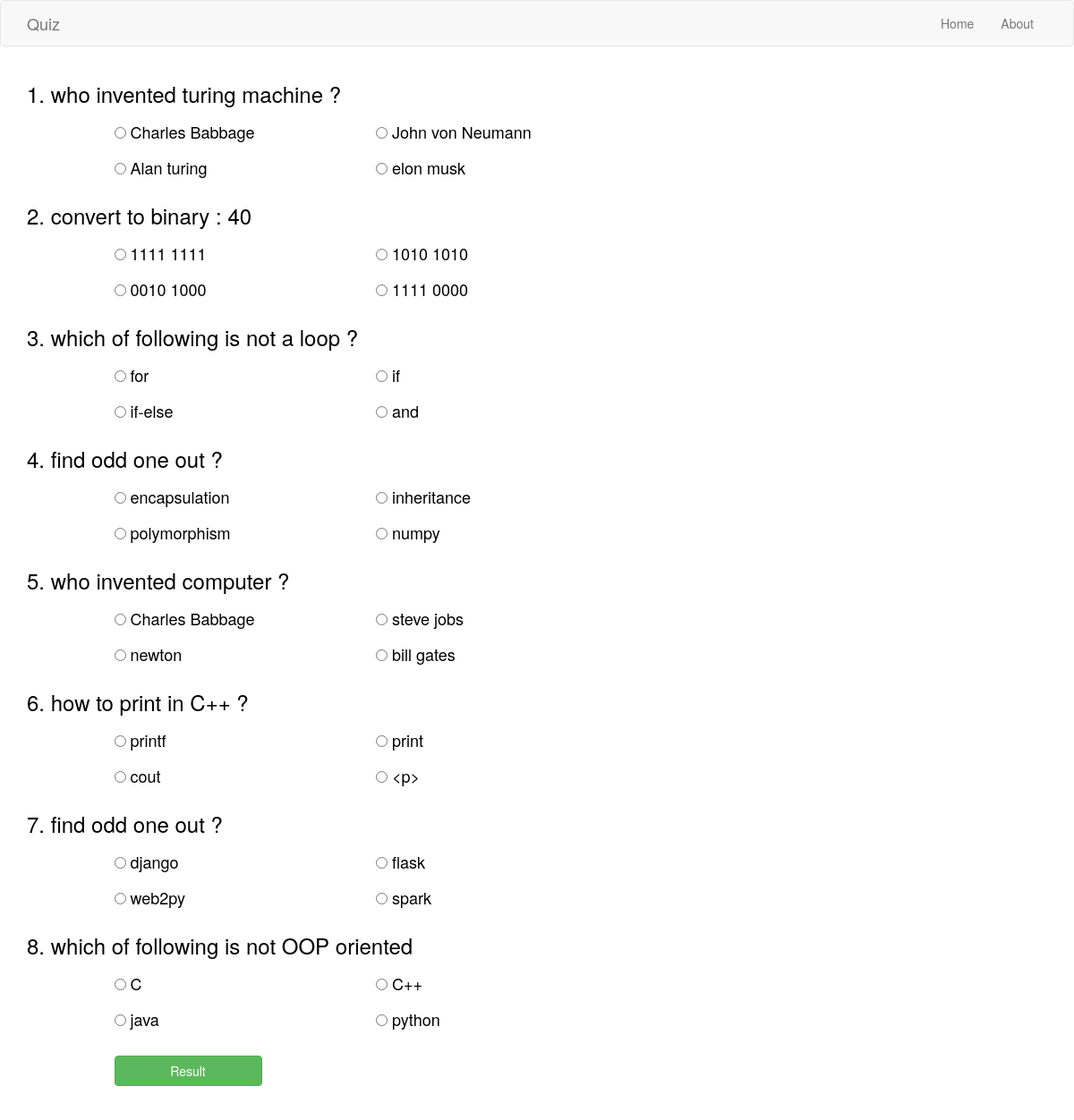
Screenshot of /quiz/generalknowledge with the database file from the repository.
### quiz/models.py (models this page shows, shortened)
class Questions(models.Model):
    CAT_CHOICES = (
    ('sports','Physics'),
    ('movies','Chemistry'),
    ('maths','Maths'),
    ('generalknowledge','programming')
    )
    question = models.CharField(max_length = 250)
    optiona = models.CharField(max_length = 100)
    optionb = models.CharField(max_length = 100)
    optionc = models.CharField(max_length = 100)
    optiond = models.CharField(max_length = 100)
    answer = models.CharField(max_length = 100)
    catagory = models.CharField(max_length=20, choices = CAT_CHOICES)
    class Meta:
        ordering = ('-catagory',)

### quiz/views.py (the view)
# urls.py: url(r'^(?P<choice>[\w]+)', views.questions, name = 'questions'),
def questions(request , choice):
    print(choice)
    ques = Questions.objects.filter(catagory__exact = choice)
    return render(request,
        'quiz/questions.html',
        {'ques':ques})

### quiz/templates/quiz/questions.html (shortened to what this page needs)
{% extends "base.html" %}
{% block content%}
<font color="black" class="">
<form action="./result" method="post">
  {% for que in ques %}
  <div class="row">
    <div class="col-md-10">
      <h3>{{ forloop.counter }}. {{ que.question }}</h3>
    </div>
  </div>
  <div class="row">
    <div class="col-md-1"></div>
    <div class="col-md-3">
      <h4>
      <input type="radio" name="{{ que.id }}" value="{{ que.optiona }}">
      {{ que.optiona }}
    </h4>
    </div>
    <div class="col-md-3">
      <h4>
      <input type="radio" name="{{ que.id }}" value="{{ que.optionb }}">
      {{ que.optionb }}
    </h4>
    </div>
  </div>
  <div class="row">
    <div class="col-md-1"></div>
    <div class="col-md-3">
      <h4>
      <input type="radio" name="{{ que.id }}" value="{{ que.optionc }}">
      {{ que.optionc }}
    </h4>
    </div>
    <div class="col-md-3">
      <h4>
      <input class="form_control" type="radio" name="{{ que.id }}" value="{{ que.optiond }}">
      {{ que.optiond }}
    </h4>
    </div>
  </div>
  {% endfor %}
  <br>
  <div class="row">
    <div class="col-md-1">
    </div>
    <div class="col-xs-2">
      <button type="submit" class="btn btn-block btn-success btn-md">Result</button>
    </div>
  </div>
  </font>
{% endblock %}

### quiz/static/mystyle.css (style rules this page uses)
html { position: relative; min-height: 100%; }
body { margin-bottom: 50px; }

### quiz/templates/base.html (style rules this page uses)
body { background-image: url("https://images.pexels.com/photos/239548/pexels-photo-239548.jpeg?auto=compress&cs=tinysrgb&dpr=3&h=750&w=1260"); background-position: center; background-origin: content-box; background-repeat: no-repeat; background-size: cover; min-height:100vh; }

### rows the page displays
Questions: question "who invented turing machine ?", optiona "Charles Babbage", optionb "John von Neumann", optionc "Alan turing", optiond "elon musk"
Questions: question "convert to binary : 40", optiona "1111 1111", optionb "1010 1010", optionc "0010 1000", optiond "1111 0000"
Questions: question "which of following is not a loop ?", optiona "for", optionb "if", optionc "if-else", optiond "and"
Questions: question "find odd one out ?", optiona "encapsulation", optionb "inheritance", optionc "polymorphism", optiond "numpy"
Questions: question "who invented computer ?", optiona "Charles Babbage", optionb "steve jobs", optionc "newton", optiond "bill gates"
Questions: question "how to print in C++ ?", optiona "printf", optionb "print", optionc "cout", optiond "<p>"
Questions: question "find odd one out ?", optiona "django", optionb "flask", optionc "web2py", optiond "spark"
Questions: question "which of following is not OOP oriented", optiona "C", optionb "C++", optionc "java", optiond "python"
